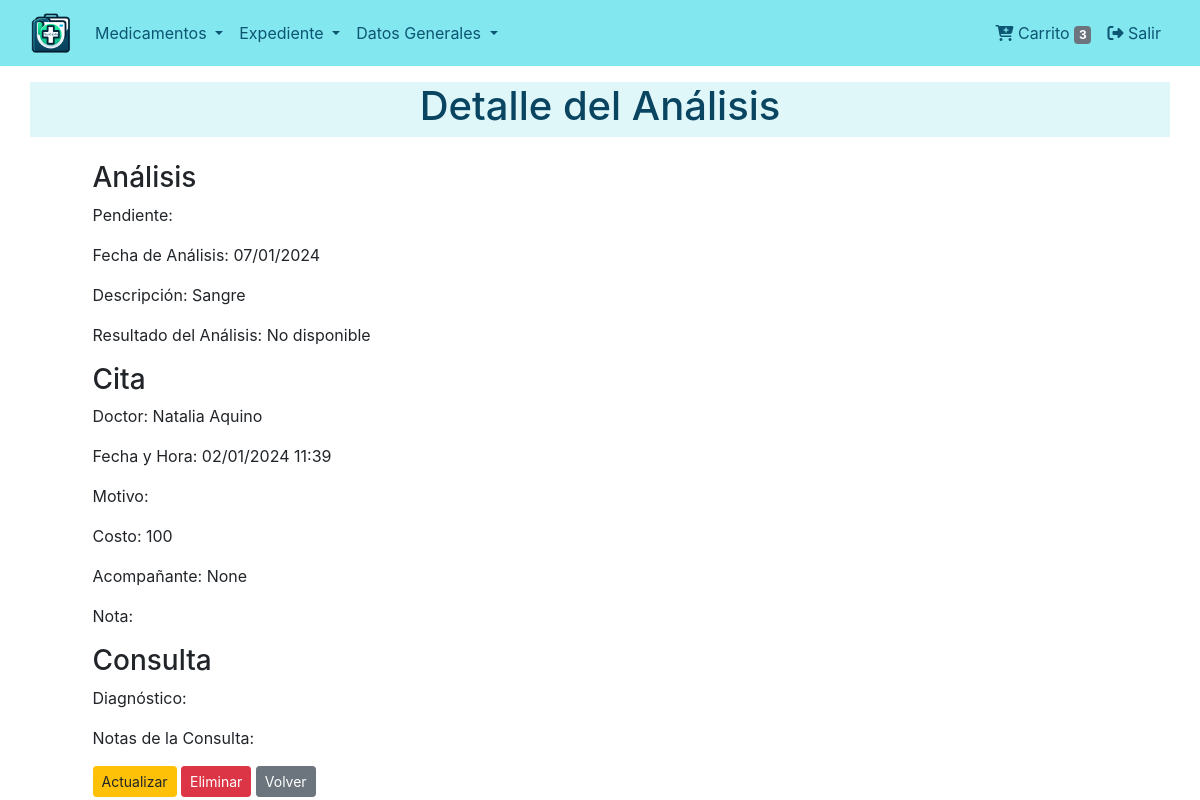
Page /consultas/analisis/2/ (signed in) on the committed database.
### consultations/models.py (models this page shows, shortened)
class Analysis(models.Model):
    consulta = models.ForeignKey(Consultation, on_delete=models.CASCADE, related_name='analisis', verbose_name=_("Consulta Relacionada"))
    fecha_analisis = models.DateField(verbose_name=_("Fecha del Análisis"))
    descripcion = models.TextField(blank=True, verbose_name=_("Descripción"))
    resultado_pdf = models.FileField(upload_to='analysis/', null=True, blank=True, verbose_name=_("Resultado del Análisis"))
    realizado = models.BooleanField(default=False, verbose_name=_("Realizado"))
    class Meta:
        verbose_name = _("Análisis")
        verbose_name_plural = _("Análisis")

class Consultation(models.Model):
    cita = models.OneToOneField(Appointment, on_delete=models.CASCADE, verbose_name=_("Cita"), related_name="consulta")
    audio = models.FileField(upload_to='consultations/audios/', null=True, blank=True, verbose_name=_("Audio de la Consulta"))
    diagnostico = models.CharField(max_length=255, blank=True, verbose_name=_("Diagnóstico"))
    pdf_indicaciones = models.FileField(upload_to='consultations/prescriptions/', null=True, blank=True, verbose_name=_("PDF de Indicaciones"))
    notas = models.TextField(blank=True, verbose_name=_("Notas de la Consulta"))
    class Meta:
        verbose_name = _("Consulta")
        verbose_name_plural = _("Consultas")

class Appointment(models.Model):
    TYPE_CHOICES = (
        ('consulta', 'Consulta Médica'),
        ('analisis', 'Análisis Médico'),
    )
    tipo = models.CharField(max_length=10, choices=TYPE_CHOICES, default='consulta', verbose_name=_("Tipo de Cita"))
    doctor = models.ForeignKey(Doctor, on_delete=models.CASCADE, verbose_name=_("Médico"))
    fecha_hora = models.DateTimeField(verbose_name=_("Fecha y Hora"))
    motivo = models.TextField(blank=True, verbose_name=_("Motivo"))
    costo = models.DecimalField(max_digits=10, decimal_places=0, default=0, verbose_name=_("Costo de la Consulta"))
    acompanante = models.CharField(max_length=255, blank=True, null=True, verbose_name=_("Acompañante"))
    pendiente = models.BooleanField(default=True, verbose_name=_("Pendiente"))
    cita_posterior = models.PositiveIntegerField(default=0, verbose_name=_("Días para la siguiente cita"))
    nota = models.TextField(blank=True, verbose_name=_("Notas"))
    class Meta:
        verbose_name = _("Cita")
        verbose_name_plural = _("Citas")

class Doctor(models.Model):
    nombre = models.CharField(max_length=255, verbose_name=_("Nombre del Médico"))
    especialidad = models.ForeignKey(Specialty, on_delete=models.SET_NULL, null=True, blank=True, verbose_name=_("Especialidad"))
    telefono_personal = models.CharField(max_length=20, blank=True, null=True, verbose_name=_("Celular"))
    ubicacion = models.CharField(max_length=255, blank=True, null=True, verbose_name=_("Consultorio"))
    telefono_reserva = models.CharField(max_length=20, blank=True, null=True, verbose_name=_("Teléfono"))
    notas = models.TextField(blank=True, verbose_name=_("Notas"))
    imagen = models.ImageField(upload_to='doctores/', blank=True, null=True, verbose_name=_("Imagen"))
    class Meta:
        verbose_name = ("Doctor")
        verbose_name_plural = ("Doctores")

### consultations/views.py (the view)
# urls.py: path('analisis/<int:pk>/', views.analysis_detail_view, name='analysis_detail'),
def analysis_detail_view(request, pk):
    analysis = get_object_or_404(Analysis, pk=pk)
    return render(request, 'analysis/detail.html', {'analysis': analysis})

### dispensers/context_processors.py (called while the page is built)
def cart_processor(request):
    dispenser = get_or_create_dispenser(request)
    return {'cart_item_count': dispenser.products.count() if dispenser else 0}

### dispensers/utils.py (called while the page is built, shortened)
def get_or_create_dispenser(request):
    user = request.user if request.user.is_authenticated else None
    if user:
        dispenser = Dispenser.objects.filter(user=user).first()
        if dispenser:
            request.session['dispenser_id'] = dispenser.dispenser_id
            return dispenser

### consultations/templates/analysis/detail.html
{% extends "base.html" %}
{% load static %}
{% block content %}
{% include "snippets/title.html" with title='Detalle del Análisis' %}
<div class="container">
    <div class="row justify-content-center">
        <div class="col-md-11">
            <h3>Análisis</h3>
            <p>Pendiente: {{ analysis.pendiente }}</p>
            <p>Fecha de Análisis: {{ analysis.fecha_analisis|date:"d/m/Y" }}</p>
            <p>Descripción: {{ analysis.descripcion }}</p>
            <p>Resultado del Análisis:
                {% if analysis.resultado_pdf %}
                    <a href="{{ analysis.resultado_pdf.url }}" target="_blank">Ver Resultado</a>
                {% else %}
                    No disponible
                {% endif %}
            </p>
            <h3>Cita</h3>
            <p>Doctor: {{ analysis.consulta.cita.doctor.nombre }}</p>
            <p>Fecha y Hora: {{ analysis.consulta.cita.fecha_hora|date:"d/m/Y H:i" }}</p>
            <p>Motivo: {{ analysis.consulta.cita.motivo }}</p>
            <p>Costo: {{ analysis.consulta.cita.costo }}</p>
            <p>Acompañante: {{ analysis.consulta.cita.acompanante }}</p>
            <p>Nota: {{ analysis.consulta.cita.nota }}</p>
            <h3>Consulta</h3>
            <p>Diagnóstico: {{ analysis.consulta.diagnostico }}</p>
            <p>Notas de la Consulta: {{ analysis.consulta.notas }}</p>
            <div class="mt-3">
                <a href="{% url 'consultations:analysis_update' analysis.pk %}" class="btn btn-sm btn-warning">Actualizar</a>
                <a href="{% url 'consultations:analysis_delete' analysis.pk %}" class="btn btn-sm btn-danger">Eliminar</a>
                <a href="{{ request.META.HTTP_REFERER }}" class="btn btn-sm btn-secondary">Volver</a>
            </div>
        </div>
    </div>
</div>
{% endblock content %}

### rows in the picture
Analysis: fecha_analisis "07/01/2024", descripcion "Sangre", consulta.cita.doctor.nombre "Natalia Aquino", consulta.cita.fecha_hora "02/01/2024 11:39", consulta.cita.costo "100", consulta.cita.acompanante "None"

### other values in the picture
{{ cart_item_count }} "3"
{{ title }} "Detalle del Análisis"
